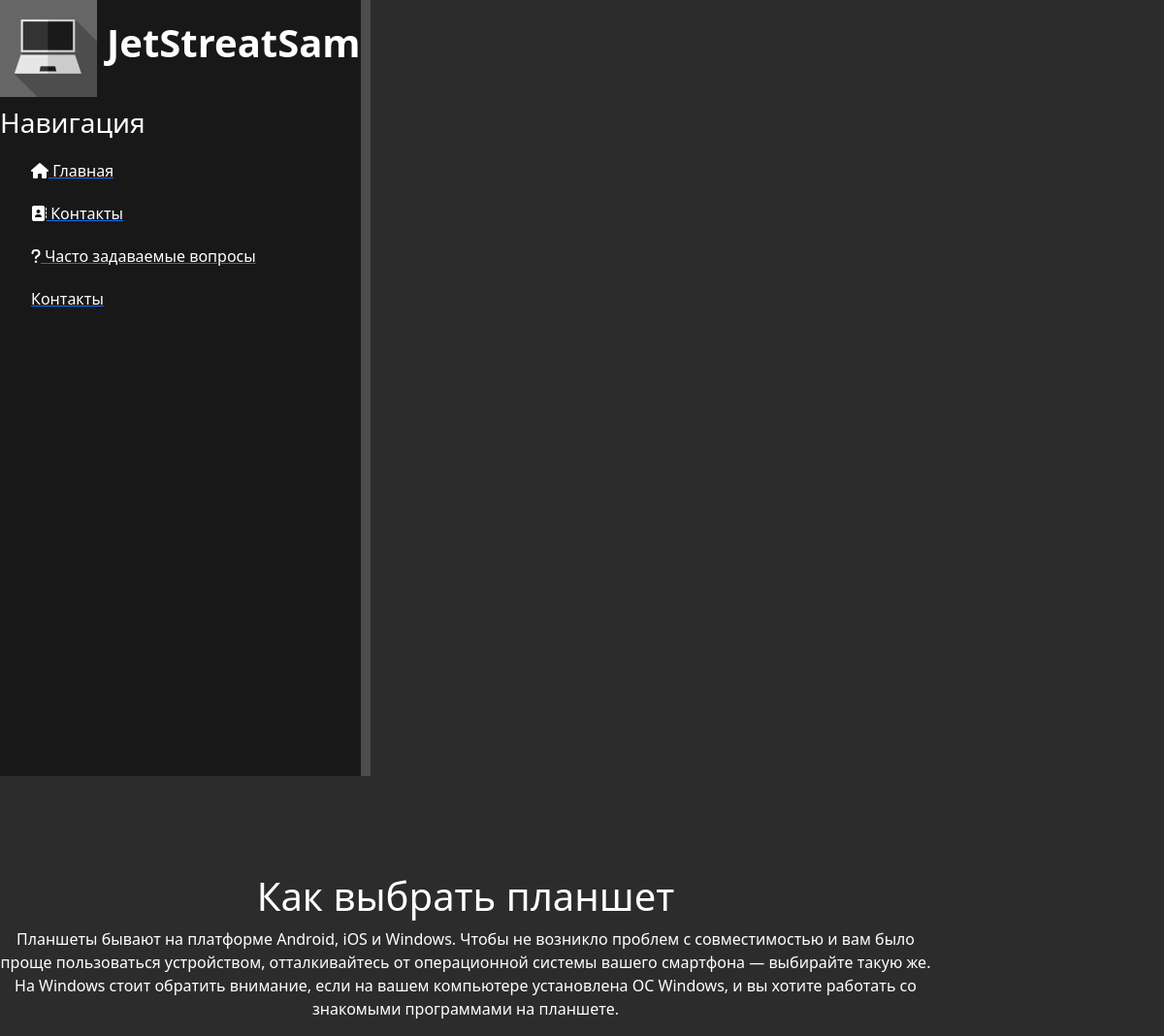
/news/5, run on the app's committed database.
### news/models.py (models this page shows, shortened)
class Artiles(models.Model):
    title = models.CharField('Название', max_length=100)
    anons = models.CharField('Анонс', max_length=1000)
    full_text = models.TextField('Статья')
    date = models.DateTimeField('Дата публикации')
    class Meta:
        verbose_name = 'Вопросы'
        verbose_name_plural = 'Вопросы'

### news/views.py (the view)
# urls.py: path('<int:pk>', views.NewDetailView.as_view(), name='news-detail')
class NewDetailView(DetailView):
    model = Artiles
    template_name = 'news/details_views.html'
    context_object_name = 'artiles'

### news/templates/news/details_views.html (shortened to what this page needs)
{% extends 'main/layout.html' %}
{% block content %}
    <div class="features1">
        <h1>{{ artiles.title }}</h1>
        <p>{{ artiles.full_text }}</p>
    </div>
{% endblock %}

### main/static/main/css/main.css (style rules this page uses)
body { background: #2c2c2c; }
main .features1 { float: left; color: #fff; margin-top: 100px; text-align: center; width: 80%; }

### data on the page
Artiles: title "Как выбрать планшет", full_text "Планшеты бывают на платформе Android, iOS и Windows. Чтобы не возникло проблем с совместимостью и вам было проще пользоваться устройством, отталкивайтесь от операционной системы вашего смартфона — выбирайте такую же. На Windows стоит обратить внимание, если на вашем компьютере установлена ОС Windows, и вы хотите работать со знакомыми программами на планшете."
